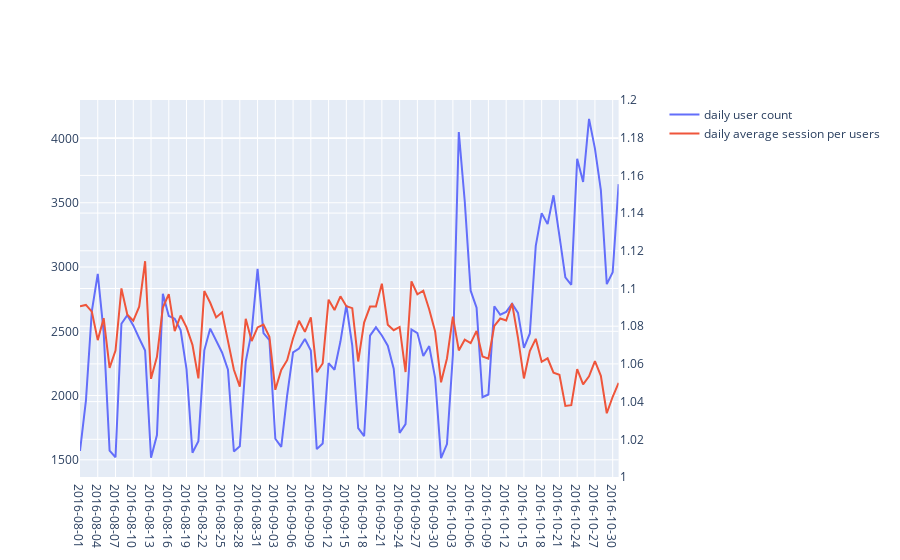

Notebook cell for this chart:
### Code cell
import plotly.graph_objects as go
from plotly.subplots import make_subplots

fig = make_subplots(specs=[[{'secondary_y': True}]])

fig.add_trace(
  go.Scatter(
    x=df['day_date'],
    y=df['daily_user_cnt'],
    name='daily user count'
  ),
  secondary_y=False
)

# fig.add_trace(
#   go.Scatter(
#     x=df['day_date'],
#     y=df['daily_sess_cnt'],
#     name='daily session count'
#   ),
#   secondary_y=False
# )

fig.add_trace(
  go.Scatter(
    x=df['day_date'],
    y=df['avg_daily_sess_by_users'],
    name='daily average session per users '
  ),
  secondary_y=True
)

fig.update_yaxes(range=(1.0, 1.2), secondary_y=True)
fig.update_xaxes(type='category')
fig.show()
